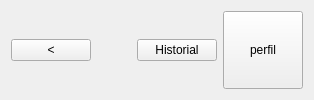
     <widget class="QWidget" name="MenuSup" native="true">
      <layout class="QHBoxLayout" name="horizontalLayout_4" stretch="0,0,0,0">
       <item>
        <widget class="QPushButton" name="boton_volver">
         <property name="sizePolicy">
          <sizepolicy hsizetype="Fixed" vsizetype="Fixed">
           <horstretch>0</horstretch>
           <verstretch>0</verstretch>
          </sizepolicy>
         </property>
         <property name="text">
          <string>&lt;</string>
         </property>
        </widget>
       </item>
       <item>
        <spacer name="horizontalSpacer_3">
         <property name="orientation">
          <enum>Qt::Orientation::Horizontal</enum>
         </property>
         <property name="sizeType">
          <enum>QSizePolicy::Policy::Expanding</enum>
         </property>
         <property name="sizeHint" stdset="0">
          <size>
           <width>40</width>
           <height>20</height>
          </size>
         </property>
        </spacer>
       </item>
       <item>
        <widget class="QPushButton" name="boton_historial">
         <property name="sizePolicy">
          <sizepolicy hsizetype="Fixed" vsizetype="Fixed">
           <horstretch>0</horstretch>
           <verstretch>0</verstretch>
          </sizepolicy>
         </property>
         <property name="text">
          <string>Historial</string>
         </property>
        </widget>
       </item>
       <item>
        <widget class="QPushButton" name="B_MenuUsuario">
         <property name="sizePolicy">
          <sizepolicy hsizetype="Fixed" vsizetype="Ignored">
           <horstretch>0</horstretch>
           <verstretch>0</verstretch>
          </sizepolicy>
         </property>
         <property name="text">
          <string>perfil</string>
         </property>
         <property name="autoDefault">
          <bool>false</bool>
         </property>
        </widget>
       </item>
      </layout>
     </widget>
